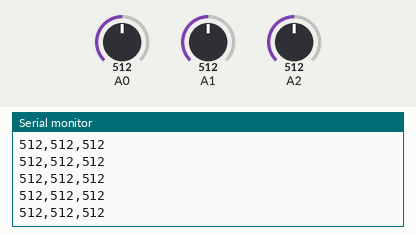
A sketch run on a simulated Arduino Uno, built with avr-gcc and run on an emulated ATmega328P. Parts: the last lines printed to the serial monitor. The test bench sets the inputs (shaded band); at power-on: A0 = 512, A1 = 512, A2 = 512.

Above: at 1.2 s.
1.3 s: A0 set to 716
At 1.56 s:
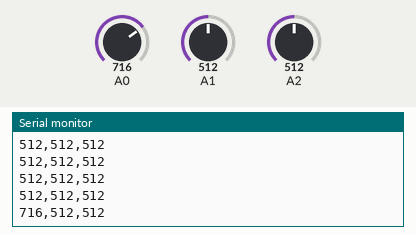
2.8 s: A1 set to 716
At 2.97 s:
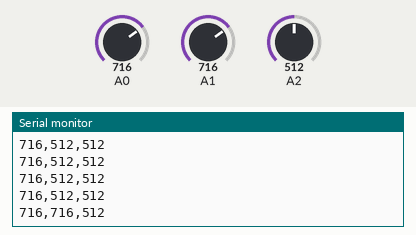
4.3 s: A2 set to 716
At 4.37 s:
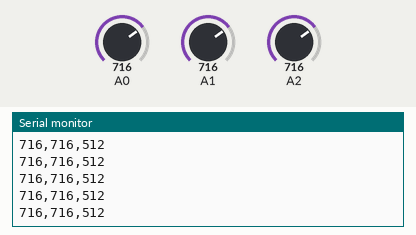
5.8 s: A0 set to 900
At 5.98 s:
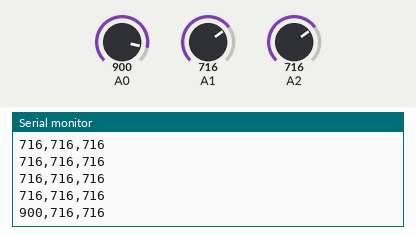
7.3 s: A1 set to 900
At 7.39 s:
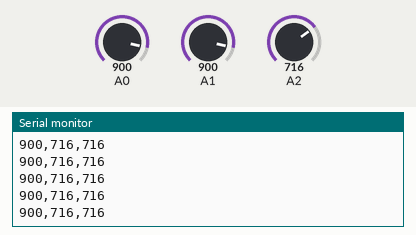
8.8 s: A2 set to 900
At 8.99 s:
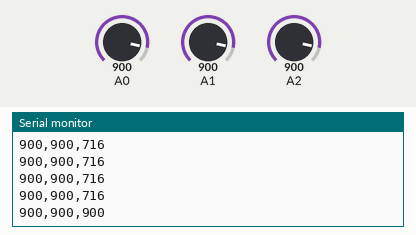
Timing chart, 0 to 11.3 s (numbered marks = the images above; inputs shaded):
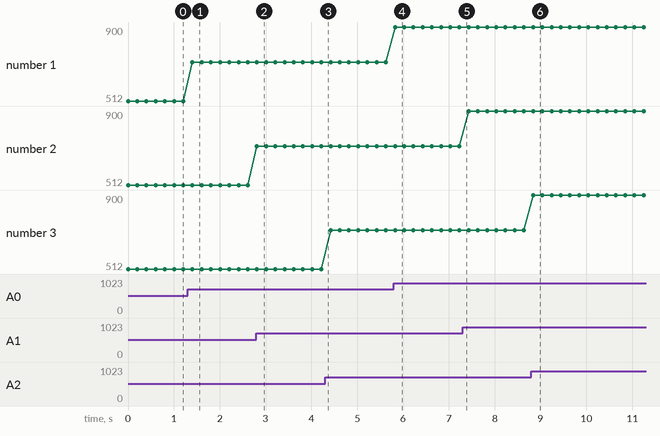

The sketch:

Aquarium.ino
```cpp
//Include libraries
#include <OneWire.h>
#include <DallasTemperature.h>

// Data wire is plugged into pin 2 on the Arduino
#define ONE_WIRE_BUS 2
// Setup a oneWire instance to communicate with any OneWire devices (not just Maxim/Dallas temperature ICs)
OneWire oneWire(ONE_WIRE_BUS);
// Pass our oneWire reference to Dallas Temperature.
DallasTemperature sensors(&oneWire);

//const int read = A1; //Sensor A1 pin to Arduino pin A1 Water Level
int value;          //Variable to store the incoming data


int sensorValue1 = 0;
int sensorValue2 = 0;
int sensorValue3 = 0;

//int sensorValue1, sensorValue2, digitalValue; //sensorValue3, sensorValue4;

void setup() {


  Serial.begin(9600); //Begin serial communication

}

void loop() {

  sensorValue1 = analogRead(0);  // read sensor in analog input 0 photo cell
  sensorValue2 = analogRead(1);  // read sensor in analog input 1 water sensor
  sensorValue3 = analogRead(2);  // read sensor in analog input 2
  //sensorValue4 = analogRead(3);  // read sensor in analog input 3
  //digitalValue = digitalRead(2);  // temp senses
  Serial.print(sensorValue1, DEC);  // print sensor 1
  Serial.print(",");                // print ','
  Serial.print(sensorValue2, DEC);  // print sensor 2
  Serial.print(",");                // print ','
  Serial.println(sensorValue3, DEC);  // print sensor 3
  //Serial.print(",");                // print ','
 // Serial.println(sensorValue4, DEC);  // print sensor 4 and newline (println)
  delay(200);   // wait 200ms for next reading
}
```

Measured:
- after the input at 1.3 s, the serial monitor: prints a new line after 0.11 s (image 1)
- after the input at 2.8 s, the serial monitor: prints a new line at once (image 2)
- after the input at 5.8 s, the serial monitor: prints a new line at once (image 4)
- after the input at 8.8 s, the serial monitor: prints a new line at once (image 6)
- plotted number 1: 512 → 716 after the input at 1.3 s, 716 → 900 after the input at 5.8 s
